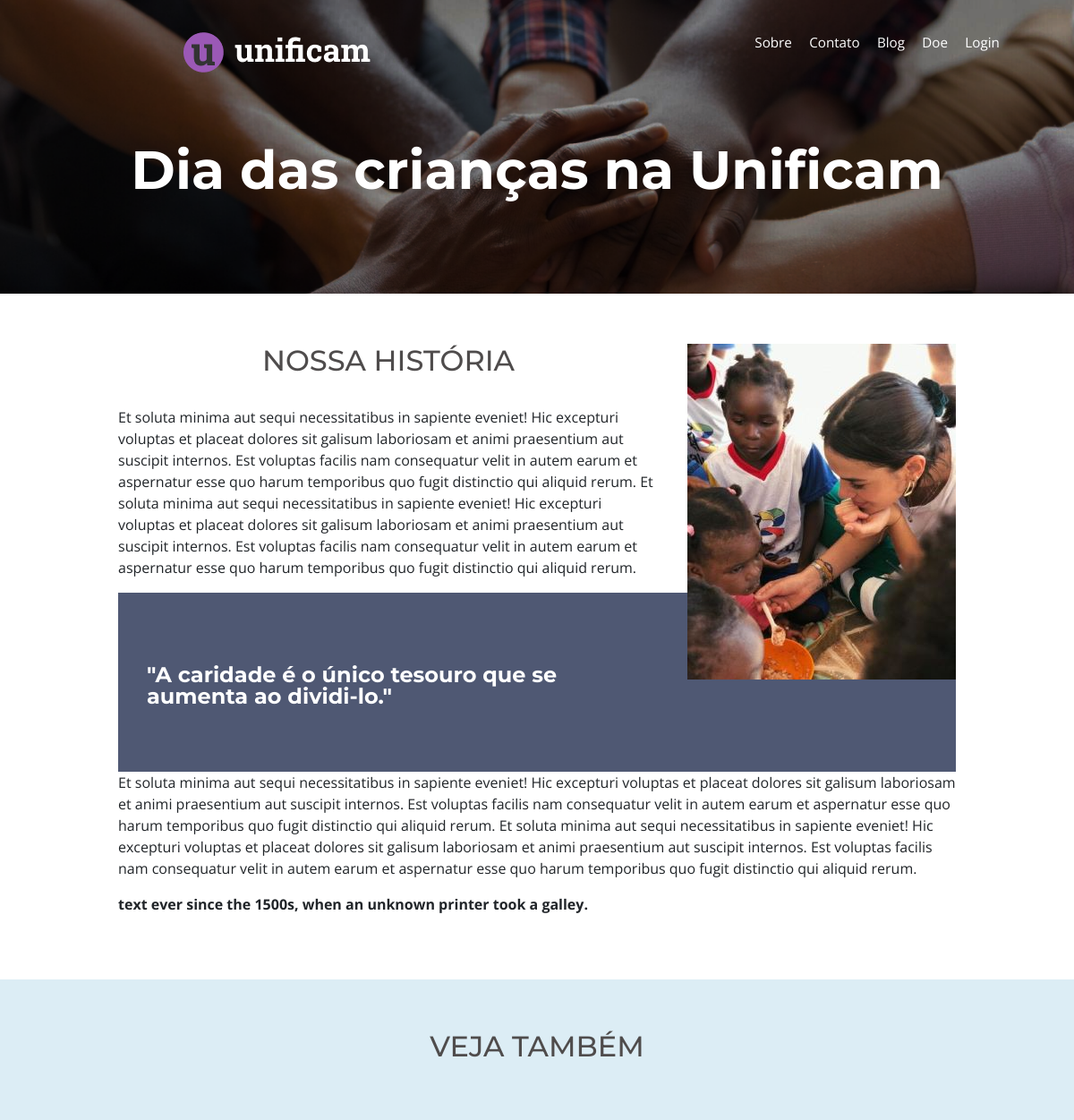
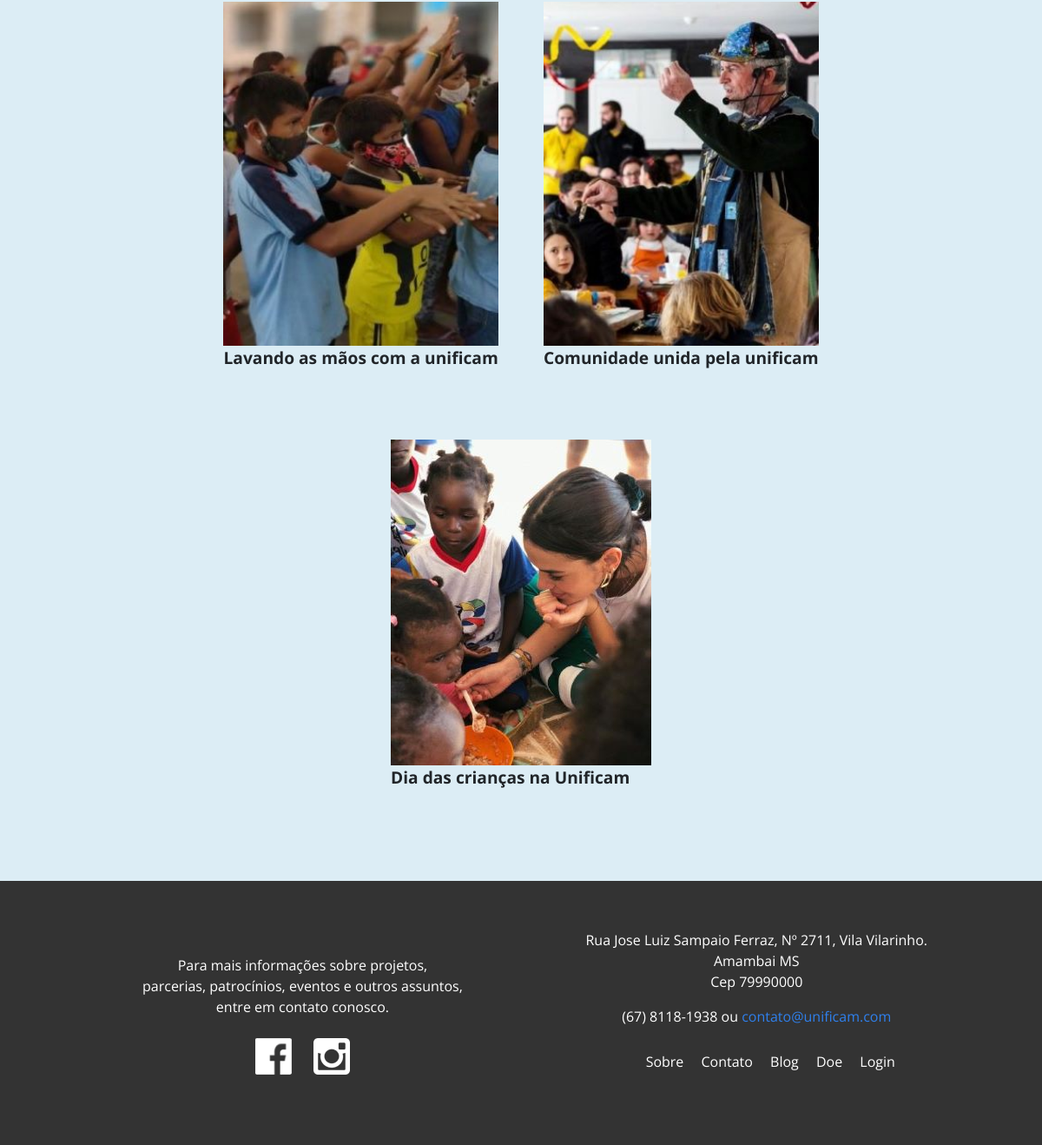
The page /blog/1 on the database its author committed (2 pictures, top to bottom).
### myhome/models.py (models this page shows, shortened)
class Blog(models.Model):
    tilulo = models.CharField(max_length=100)
    visualizados = models.IntegerField(default=0)
    data = models.DateTimeField(default=timezone.now)
    thumb = models.ImageField(upload_to='media')
    texto = models.TextField(max_length=1000)
    categoria =models.CharField(max_length=20,choices=LISTA_CATEGORIAS)

### myhome/views.py (the view)
# urls.py: path("blog/<int:pk>", DetalhesBlog.as_view(),name='detalhesblog'),
class DetalhesBlog( DetailView ):
    template_name = 'blog.html'
    model = Blog

### myhome/gerenciador_context.py (called while the page is built)
def lista_blog_recentes(request):
    lista_blog =Blog.objects.all().order_by('-data')[0:6]
    if lista_blog:
        blog_destaque = lista_blog[0]
    else:
        blog_destaque=None
    return {'lista_blog_recentes':lista_blog, 'blog_destaque': blog_destaque}

def lista_blog_alta(request):
    lista_blog =Blog.objects.all().order_by('-visualizados')[0:3]
    return {'lista_blog_alta': lista_blog }

### myhome/templates/blog.html (shortened to what this page needs)
{% extends 'base.html' %}
{% load static %}
{% block content %}
   <main class="conteudo" role="main">
      <section class="secaoDestaque" >
        <h1 class="secaoDestaque-titulo" id="conteudoPrincipal">
          {{ object.tilulo }}
        </h1>
      </section>
     <div class="container">
          <img src="{{ object.thumb.url }}" class="secaoSobre-imgDestaque" alt>
          <h2 class="secaoSobre-titulo tituloPadrao">
            Nossa História
          </h2>
          <p class="secaoSobre-texto">
            {{object.texto}}
          </p>
         <section class="secaoCitacaoBlog" >
        <h4 class="secaoCitacao-titulo" id="citacao">
            "A caridade é o único tesouro que se aumenta
            ao dividi-lo."
        </h4>
      </section>
          <p class="secaoSobre-texto">
          {{object.texto}}
          </p>
          <p class="secaoSobre-texto">
            <b>
              text ever since the 1500s, when an unknown printer took a galley.
            </b>
          </p>
        </div>
      <section class="secaoDestaques">
        <div class="container">
          <h2 class="secaoDestaques-titulo tituloPadrao">VEJA TAMBÉM</h2>
          {% for recente in lista_blog_recentes %}
          <a href="http://blog.apeperia.com.br/design/conheca-primeiras-etapas-criacao-logotipo-teste-teste" class="secaoDestaques-link" aria-labelledby="tituloDestaque1">
            <figure class="secaoDestaques-destaque">
              <img src="{{ recente.thumb.url }}" class="secaoDestaques-destaque-img" alt="Ferramentas de designer. Ilustração">
              <figpcation class="secaoDestaques-destaque-titulo" id="tituloDestaque1">
                {{recente.tilulo}}
              </figpcation>
            </figure>
          </a>
          {% endfor %}
        </div>
    {% endblock %}

### rows shown on the page
Blog: tilulo "Dia das crianças na Unificam", thumb (picture), texto "Et soluta minima aut sequi necessitatibus in sapiente eveniet! Hic excepturi voluptas et placeat dolores sit galisum laboriosam et animi praesentium aut suscipit internos. Est voluptas facilis nam consequatur velit in autem earum et aspernatur esse quo harum temporibus quo fugit distinctio qui aliquid rerum. Et soluta minima aut sequi necessitatibus in sapiente eveniet! Hic excepturi voluptas et placeat dolores sit galisum laboriosam et animi praesentium aut suscipit internos. Est voluptas facilis nam consequatur velit in autem earum et aspernatur esse quo harum temporibus quo fugit distinctio qui aliquid rerum."
Blog: thumb (picture), tilulo "Lavando as mãos com a unificam"
Blog: thumb (picture), tilulo "Comunidade unida pela unificam"
